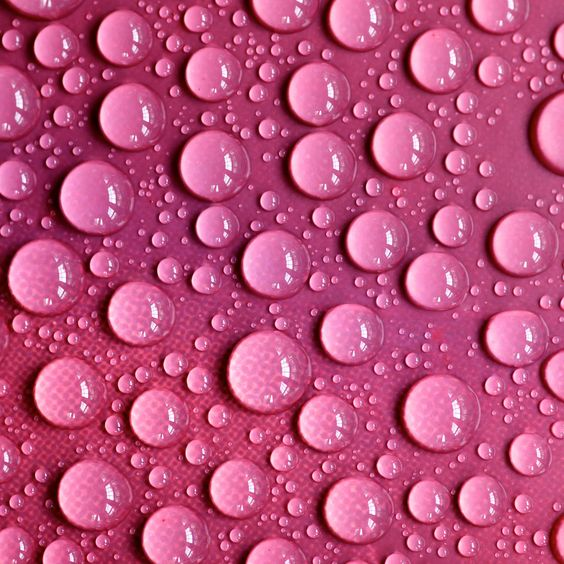
#> input picture foto.jpg, 564 x 564 px
$ python 'RGB ke YIQ.py'
#> lines starting #> are read from the running program, lines starting #| are printed output that depends on the picture
import numpy as np
import cv2
def RGBkeYIQ(R, G, B):
    # Normalisasi RGB ke [0, 1]
    R = np.double(R)
    G = np.double(G)
    B = np.double(B)
    if np.max(np.max(R)) > 1.0 or np.max(np.max(G)) > 1.0 or np.max(np.max(B)) > 1.0:
        R = np.double(R) / 255.0
        G = np.double(G) / 255.0
        B = np.double(B) / 255.0
        tinggi, lebar = np.shape(R)
        Y = np.zeros((tinggi, lebar))
        I = np.zeros((tinggi, lebar))
        Q = np.zeros((tinggi, lebar))
    for m in range(tinggi):
        for n in range(lebar):
            Y[m, n] = 0.299 * R[m, n] + 0.587 * G[m, n] + 0.114 * B[m, n]
            I[m, n] = 0.596 * R[m, n] - 0.274 * G[m, n] - 0.322 * B[m, n]
            Q[m, n] = 0.211 * R[m, n] - 0.523 * G[m, n] + 0.312 * B[m, n]
# Konversi ke jangkauan [0, 255]
    Y = np.uint8(Y * 255)
    I = np.uint8(I * 255)
    Q = np.uint8(Q * 255)
    return Y, I, Q
# Contoh penggunaan
img = cv2.imread('foto.jpg')
#> img is the input picture: shape (564, 564, 3); mean B, G, R 122, 78.3, 188.2
R = img[:, :, 2]
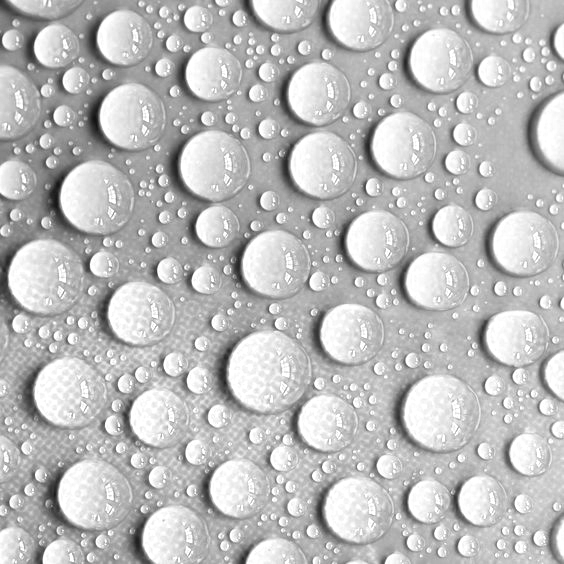
#> R: shape (564, 564); min 18, max 255, mean 188.2
G = img[:, :, 1]
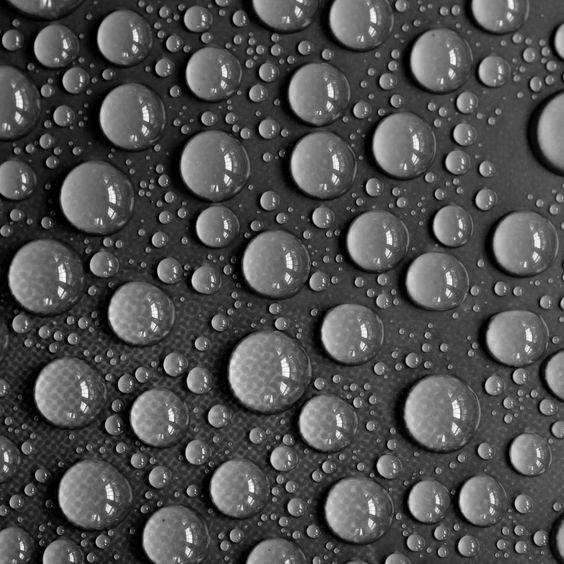
#> G: shape (564, 564); min 0, max 254, mean 78.3
B = img[:, :, 0]
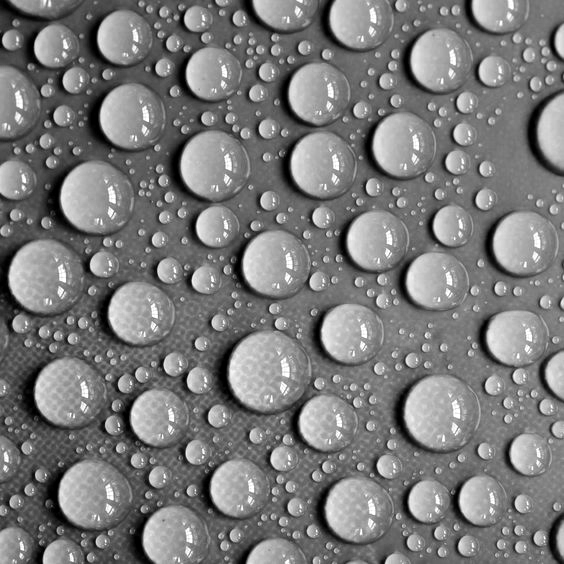
#> B: shape (564, 564); min 0, max 255, mean 122
Y, I, Q = RGBkeYIQ(R, G, B)
#> after the loop in RGBkeYIQ, `for m in range(tinggi):`:
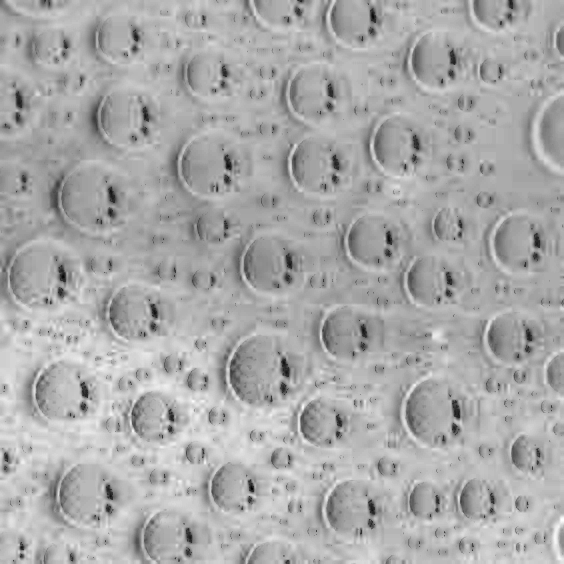
#> I: shape (564, 564) float64; min -0.0466, max 0.325, mean 0.202; drawn with min black and max white
#> after the loop in RGBkeYIQ, `for m in range(tinggi):`:
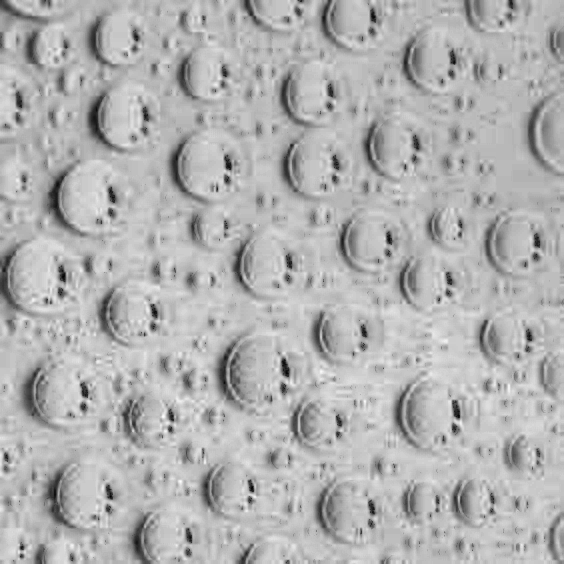
#> Q: shape (564, 564) float64; min -0.00464, max 0.209, mean 0.144; drawn with min black and max white
#> in RGBkeYIQ, `I = np.uint8(I * 255)`:
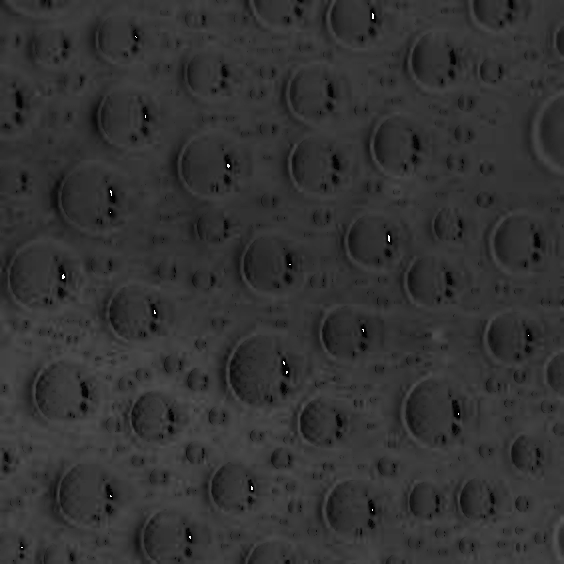
#> I: shape (564, 564); min 0, max 255, mean 51
#> in RGBkeYIQ, `Q = np.uint8(Q * 255)`:
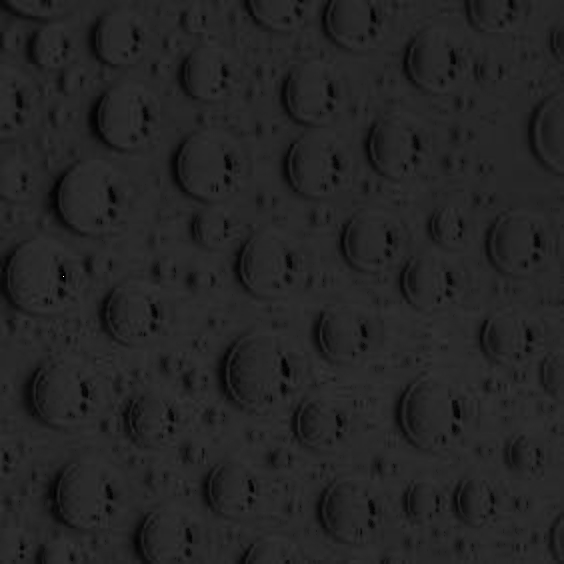
#> Q: shape (564, 564); min 0, max 255, mean 36.3
cv2.imshow('Y', Y)
cv2.imshow('I', I)
cv2.imshow('Q', Q)
cv2.waitKey(0)
cv2.destroyAllWindows()
